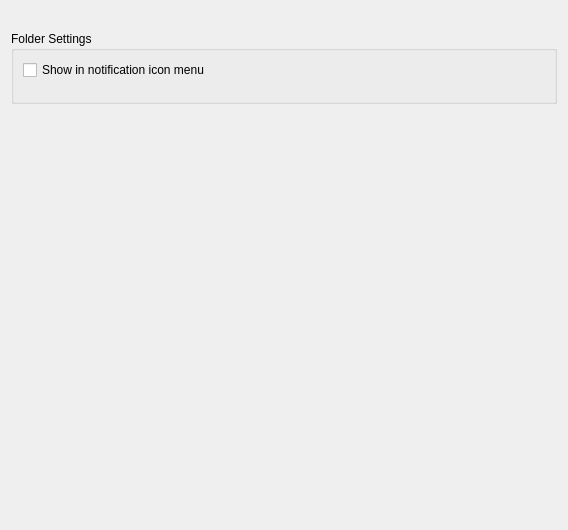
<?xml version="1.0" encoding="UTF-8"?>
<ui version="4.0">
 <class>FolderPage</class>
 <widget class="QWidget" name="FolderPage">
  <property name="geometry">
   <rect>
    <x>0</x>
    <y>0</y>
    <width>568</width>
    <height>530</height>
   </rect>
  </property>
  <property name="windowTitle">
   <string>Form</string>
  </property>
  <layout class="QVBoxLayout" name="verticalLayout_2">
   <item>
    <widget class="QLabel" name="urlLabel">
     <property name="alignment">
      <set>Qt::AlignCenter</set>
     </property>
     <property name="tipText">
      <string>Open the folder in the default file manager</string>
     </property>
    </widget>
   </item>
   <item>
    <widget class="QGroupBox" name="settingsGroupBox">
     <property name="title">
      <string>Folder Settings</string>
     </property>
     <layout class="QVBoxLayout" name="verticalLayout">
      <item>
       <widget class="QCheckBox" name="showInTrayCheckbox">
        <property name="text">
         <string>Show in notification icon menu</string>
        </property>
       </widget>
      </item>
      <item>
       <widget class="QFrame" name="kseparator"/>
      </item>
      <item>
       <widget class="SettingsWidget" name="settingsWidget" native="true"/>
      </item>
     </layout>
    </widget>
   </item>
   <item>
    <spacer name="verticalSpacer">
     <property name="orientation">
      <enum>Qt::Vertical</enum>
     </property>
     <property name="sizeHint" stdset="0">
      <size>
       <width>20</width>
       <height>40</height>
      </size>
     </property>
    </spacer>
   </item>
  </layout>
 </widget>
 <customwidgets>
  <customwidget>
   <class>SettingsWidget</class>
   <extends>QWidget</extends>
   <header>configwindow.h</header>
   <container>1</container>
  </customwidget>
 </customwidgets>
 <resources/>
 <connections/>
</ui>
